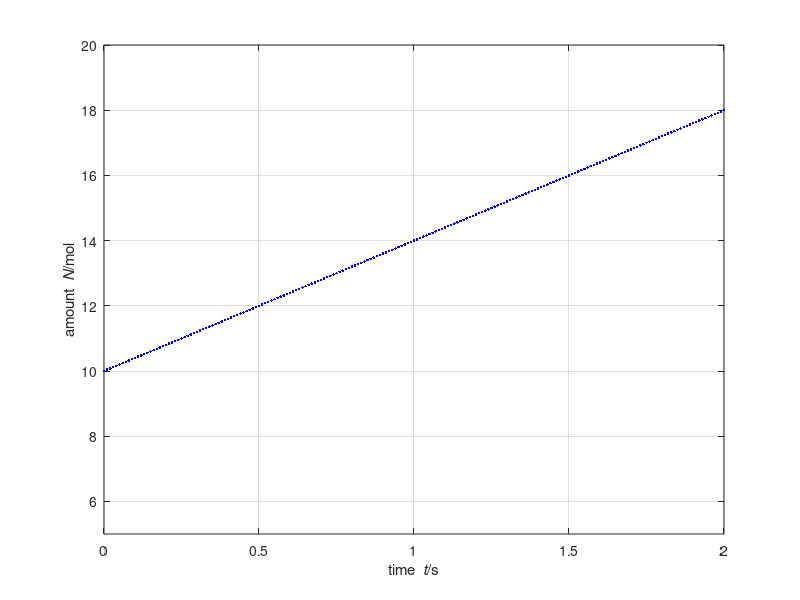

MATLAB code for this plot:
%%% Numerical simulation for amount of substance in volume

%% Initial conditions
t = 0; % s: initial time
N = 10; % mol: amount of substance

%% Boundary conditions
J = 4; % mol/s: net influx, constant
A = 0; % net/s: net supply, constant

%% Parameters for time loop
t1 = 2; % s: final time
dt = 0.01; % s: time step %@

%% Plotting
dtplot = t1/360; % time interval between plots
tplot = dtplot; % time for next plot
figure
plot(t, N, 'b.')
xlim([0, t1]);
ylim([5, 20]);
xlabel('time {\it t}/s');
ylabel('amount {\it N}/mol');
grid on;
hold on; %@

%% numerical time integration
while t < t1
  %% step forward in time with balance laws
  t = t + dt;
  N = N + (J + A) * dt; %Q

  %% plot
  if t > tplot
    plot(t, N, '.b')
    pause(0)
    tplot = tplot + dtplot;
  end %@
end
